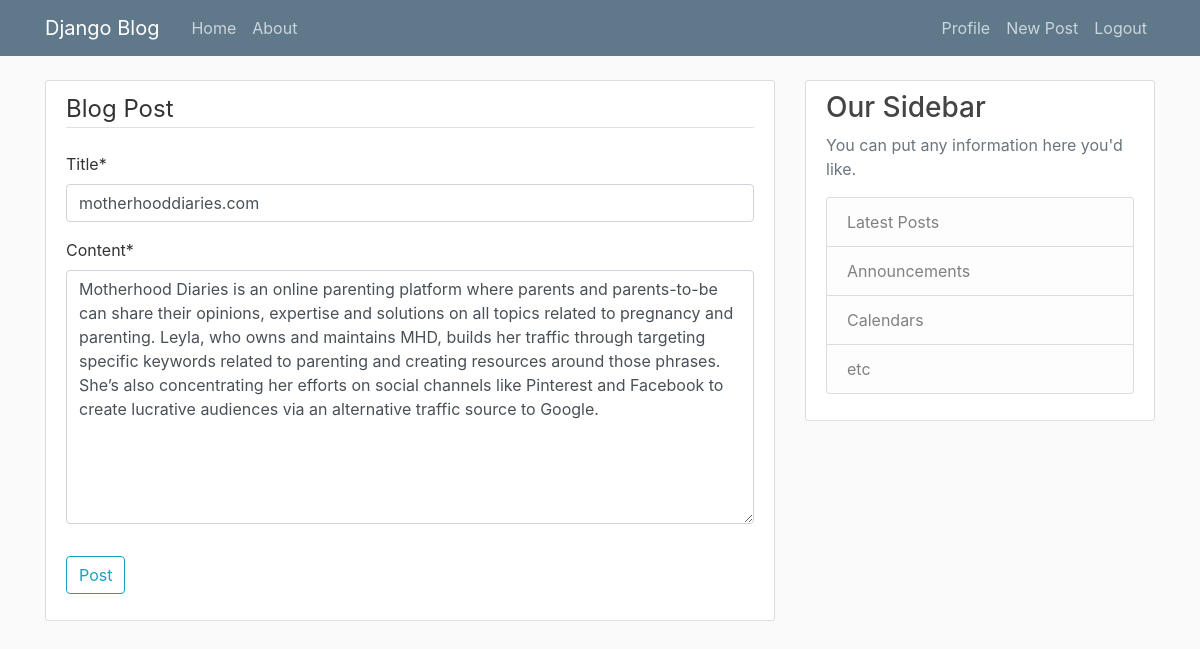
The app's page /post/22/update (signed in) with its own data.
### blogg/models.py (models this page shows, shortened)
class Post(models.Model):
    title= models.CharField(max_length=100)
    content= models.TextField()
    date_posted= models.DateTimeField(default= timezone.now)
    author= models.ForeignKey(User, on_delete=models.CASCADE)

### blogg/views.py (the view, shortened to what this page needs)
# urls.py: path('post/<int:pk>/update', PostUpdateView.as_view(), name= 'post-update'),
class PostUpdateView(LoginRequiredMixin, UserPassesTestMixin, UpdateView):
    model= Post
    fields= ['title', 'content']
    def test_func(self):
        post= self.get_object()
        if self.request.user == post.author:
            return True
        return False

### blogg/templates/blogg/post_form.html (shortened to what this page needs)
{% extends 'blogg/base.html' %}
{%load crispy_forms_tags %}
{% block content %}
<div class="content-section">
    <form action="" method="POST">
        <fieldset class="form-group">
            <legend class="border-bottom mb-4">Blog Post</legend>
                {{ form|crispy }}
        </fieldset>
        <div class="form-group">
            <button class="btn btn-outline-info" type="submit">Post</button>
        </div>
    </form>
</div>
{% endblock content %}

### blogg/static/blogg/main.css (style rules this page uses)
body { background: #fafafa; color: #333333; margin-top: 5rem; }
.content-section { background: #ffffff; padding: 10px 20px; border: 1px solid #dddddd; border-radius: 3px; margin-bottom: 20px; }

### records on screen
Post: title "motherhooddiaries.com", content "Motherhood Diaries is an online parenting platform where parents and parents-to-be can share their opinions, expertise and solutions on all topics related to pregnancy and parenting. Leyla, who owns and maintains MHD, builds her traffic through targeting specific keywords related to parenting and creating resources around those phrases. She’s also concentrating her efforts on social channels like Pinterest and Facebook to create lucrative audiences via an alternative traffic source to Google."
